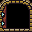

Rendered tile map (Tiled .tmx) drawn with the repository's tilesets; below, a short description and the full map source, tile grids included:
An orthogonal 2x2 tile map with 16x16 px tiles, 1 tile layer (Door).

<map version="1.2" tiledversion="1.2.1" orientation="orthogonal" renderorder="right-down" width="2" height="2" tilewidth="16" tileheight="16" infinite="0" nextlayerid="4" nextobjectid="1">
 <tileset firstgid="1" source="../../tilesets/actual/UltimateTileset.tsx" />
 <layer id="2" name="Door" width="2" height="2">
  <data encoding="csv">
21,22,
37,38
</data>
 </layer>
</map>
